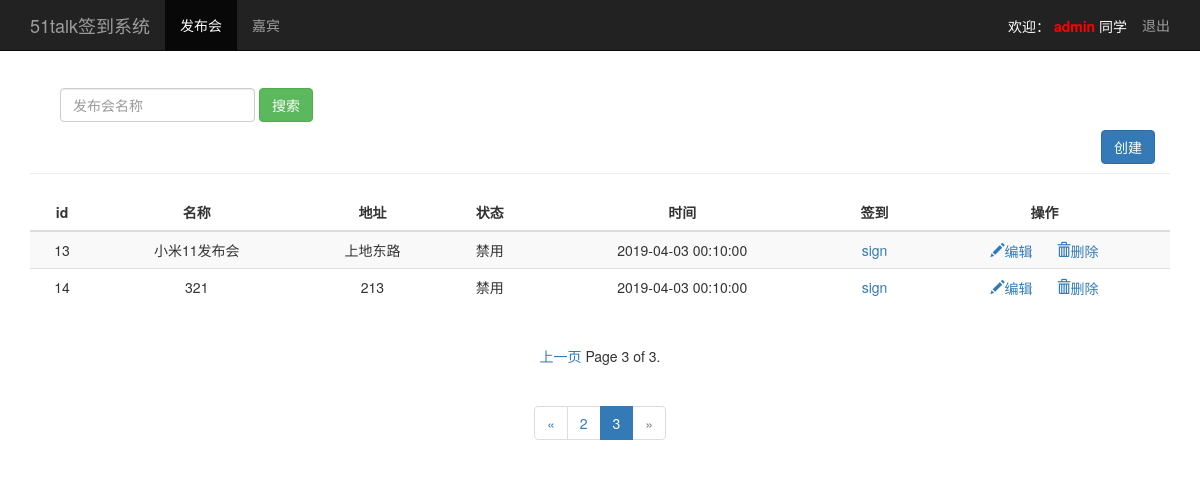
The page /event_manage/?page=4 (signed in) on the database as committed earlier.
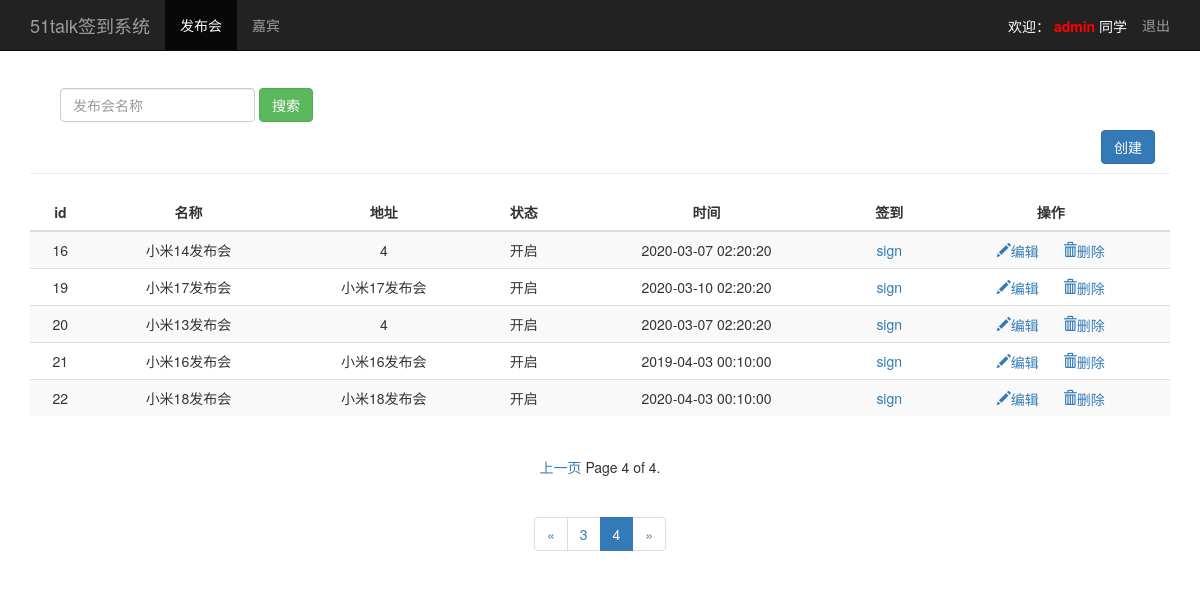
The same page on the database as committed later.
### sign/models.py (models this page shows, shortened)
class Event(models.Model):
    name = models.CharField("发布会名称",max_length=100)
    limit = models.IntegerField("发布会人数")
    status = models.BooleanField("发布会状态")
    address = models.CharField("发布会地址",max_length=200)
    start_time = models.DateTimeField("发布会时间")
    create_time = models.DateTimeField(auto_now=True)
    class Meta:
        ordering = ['-id']

### sign/views.py (the view)
# urls.py: path('event_manage/',views.event_manage),
@login_required
def event_manage(request):
    username = request.session.get('user','')
    events = Event.objects.order_by('id') #按照id升序
    paginator = Paginator(events,5)
    paginator_count = paginator.count
    paginator_num_pages = paginator.num_pages
    l1 = []
    for n1 in range (1,paginator_num_pages+1):
        l1.append(n1)
    page = request.GET.get('page')
    try:
        contacts = paginator.page(page)
        print ("contacts---------->1",contacts)
    except PageNotAnInteger:
        contacts = paginator.page(1)
        print ("contacts---------->2",contacts)
    except EmptyPage:
        contacts = paginator.page(paginator.num_pages)
        print ("contacts---------->3",contacts)
    print("contacts---------->4", contacts)
    return render(request,"event_manage.html",{"user":username,"events":contacts,
                                               "type":"list","search_result":"result_data",
                                               "nums":l1,"page":page})

### sign/templates/event_manage.html (shortened to what the changed rows need)
<!DOCTYPE html>
<html lang="zh-CN">
  <head>
      {% load bootstrap3 %}
      {% bootstrap_css %}
  </head>
<body>
      {% if type == "list" %}
      <div class="container theme-showcase" role="main">
          <div class="row">
              <div class="col-md-6" style="width:1170px;">
                  <table class="table table-striped" style="text-align:center">
                      <thead>
                          <tr>
                              <th style="text-align: center;vertical-align: middle">id</th>
                              <th style="text-align: center;vertical-align: middle">名称</th>
                              <th style="text-align: center;vertical-align: middle">地址</th>
                              <th style="text-align: center;vertical-align: middle">状态</th>
                              <th style="text-align: center;vertical-align: middle">时间</th>
                              <th style="text-align: center;vertical-align: middle">签到</th>
                              <th style="text-align: center;vertical-align: middle">操作</th>
                          </tr>
                      </thead>
                      <tbody>
                          {% for event in events %}
                              <tr>
                                  <td>{{ event.id}}</td>
                                  <td>{{ event.name}}</td>
                                  <td>{{ event.address}}</td>
                                  <td>{% if event.status == True %}
                                      <span>开启</span>
                                      {% elif event.status == False %}
                                      <span>禁用</span>
                                      {% endif %}
                                  </td>
                                  <td>{{ event.start_time | date:"Y-m-d H:i:s" }}</td>
                                  <td><a href="/sign_index/{{ event.id }}/" target="{{ event.id }}_blank">sign</a></td>
                                  <td>
                                      <a href="/event_manage/edit_event/{{ event.id }}/">
                                          <i class="glyphicon glyphicon-pencil">编辑</i>
                                      </a>
                                      <a href="#" style="margin-left:20px;">
                                          <i class="glyphicon glyphicon-trash">删除</i>
                                      </a>
                                  </td>
                              </tr>
                          {% endfor %}
                      </tbody>
                  </table>
              </div>
          </div>
     </div>
     {% endif %}
      <div style="text-align: center;">
          <div class="pagination">
              <span class="step-links">
                  {% if events.has_previous %}
                      {% if name %}
                          <a href="?name={{ name }}&page={{ events.previous_page_number}}">上一页</a>
                      {% else %}
                          <a href="?page={{ events.previous_page_number}}">上一页</a>
                      {% endif %}
                  {% endif %}
                  {% if events %}
                      <span class="current">
                          Page {{ events.number }} of {{ events.paginator.num_pages }}.
                      </span>
                  {% endif %}
              </span>
          </div>
      </div>
      {% if search_result == "result_data" %}
          <div class="container" style="text-align: center;">
              <div class="pagination">
                  {% if events.has_previous %}
                      {% if name %}
                          <li><a href="?name={{ name }}&page={{ events.previous_page_number}}">&laquo;</a></li>
                          <li><a href="?name={{ name }}&page={{ events.previous_page_number}}">{{ events.previous_page_number}}</a></li>
                      {% else %}
                          <li><a href="?page={{ events.previous_page_number}}">&laquo;</a></li>
                          <li><a href="?page={{ events.previous_page_number}}">{{ events.previous_page_number}}</a></li>
                      {% endif %}
                  {% endif %}
                  {% if events %}
                      {% if events.has_previous %}
                          <li class="active"><a href="?name={{ name }}&page={{ events.number}}">{{ events.number}}</a></li>
                      {% endif %}
                  {% endif %}
          </div>
      {% endif %}
</body>
</html>

Rows that differ between the two databases and show on the page:
no longer on this page (row unchanged): Event: id "13", name "小米11发布会", address "上地东路", status "禁用", start_time "2019-04-03 00:10:00"
no longer on this page (row unchanged): Event: id "14", name "321", address "213", status "禁用", start_time "2019-04-03 00:10:00"
added Event: id "16", name "小米14发布会", address "4", status "开启", start_time "2020-03-07 02:20:20"
added Event: id "19", name "小米17发布会", address "小米17发布会", status "开启", start_time "2020-03-10 02:20:20"
added Event: id "20", name "小米13发布会", address "4", status "开启", start_time "2020-03-07 02:20:20"
added Event: id "21", name "小米16发布会", address "小米16发布会", status "开启", start_time "2019-04-03 00:10:00"
added Event: id "22", name "小米18发布会", address "小米18发布会", status "开启", start_time "2020-04-03 00:10:00"
Other text that changed with them:
{{ events.number }}: "3" → "4"
{{ events.paginator.num_pages }}: "3" → "4"
{{ events.previous_page_number }}: "2" → "3"
